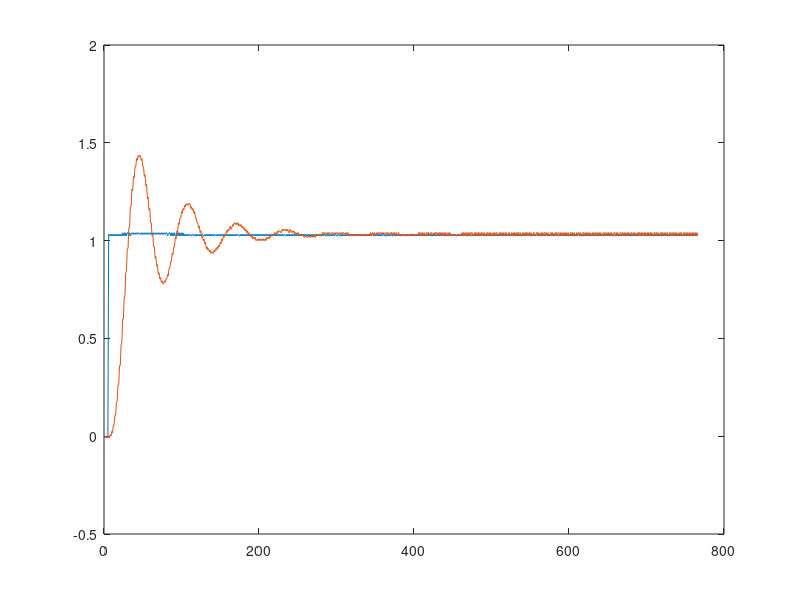

Write the MATLAB code that produced this figure.
% -- A --
% 12 od 195
% 13 od 195
% 14 od 435

% -- B --
% 15 od 420
% 16 od 430
% 17 od 190

% -- D -- 
% 18 od 195
% 19 od 195
% 20 od 195

data = csvread("Skok_A/NewFile14.csv",2,0)
ch1 = data(435:1200, 1)
ch2 = data(435:1200, 2)
ch1 = ch1 + abs(ch1(1))
ch2 = ch2 + abs(ch2(2))
plot(ch1)
hold on
plot(ch2)
hold off